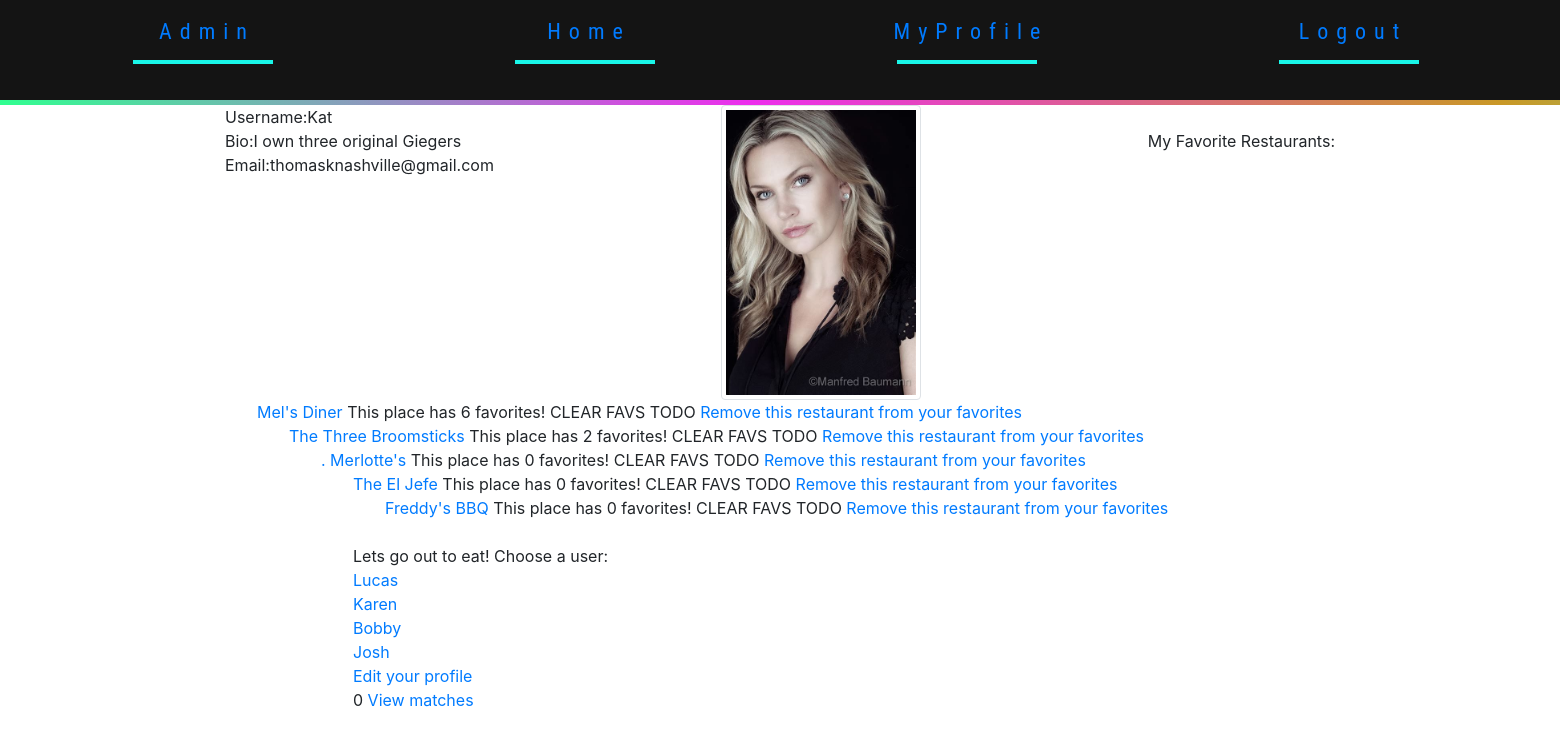
Screenshot of /user/1/ (signed in) with the database file from the repository.
### users/models.py (models this page shows, shortened)
class TFRUser(AbstractUser):
    email = models.EmailField(null=True, blank=True)
    picture = models.ImageField(
        upload_to="profile_img/", blank=True, null=True)
    bio = models.TextField(max_length=250, blank=True)
    favorites = models.ManyToManyField(
        Restaurant, symmetrical=False, related_name="my_favs", blank=True)

### restaurants/models.py (models this page shows, shortened)
class Restaurant(models.Model):
    name = models.TextField(max_length=200)
    location = models.TextField(max_length=200)
    pic_icon = models.ImageField(
        upload_to="rest_images/", height_field=None, width_field=None, max_length=None)
    sig_dish = models.TextField(max_length=200)
    num_favs = models.IntegerField(default=0)
    menu = models.ImageField(
        upload_to="rest_images/", blank=True, null=True
)

### users/views.py (the view)
# urls.py: path('user/<int:user_id>/', user_views.profile, name='profile'),
@login_required
def profile(request, user_id: int):
    user = TFRUser.objects.get(id=user_id)
    users=TFRUser.objects.all()
    restaurants = Restaurant.objects.all()
    new_notes = Notification.objects.filter(read=False, recipient=request.user)
    return render(request, 'profile.html', {'user':user, 'users':users, 'restaurants': restaurants, "new_notes": new_notes })

### templates/profile.html
{% extends 'base.html' %} {% block navbar %} {% include 'nav.html' %}{% endblock %} {% block content %}
<div class="container">
  <div class="d-flex justify-content-start flex-wrap white">
    Username:{{user.username}}
    <br />
    Bio:{{user.bio}}
    <br />
    Email:{{user.email}}
    <br />
    {% if user.picture %}
    <img class="img-thumbnail m-auto" width="200px" height="300px" src="{{user.picture.url}}" />
    {% endif %}
    <br />
    My Favorite Restaurants:{% for favs in user.favorites.all %}
    <ul>
      <a href="/restaurant/{{favs.id}}/">{{favs.name}}</a>
      This place has {{ favs.num_favs }} favorites! CLEAR FAVS TODO
      <a href="/restaurant/{{ favs.id }}/{{user.id}}/removefav/">Remove this restaurant from your favorites</a>
      {% endfor %}
    </ul>
    <br />
    Lets go out to eat! Choose a user: <br />{% for person in users %} {% if person != request.user %}
    <a href="/user/{{person.id}}/match/">{{person.username}}</a><br />
    {% endif%} {% endfor %}
    <a href="/user/{{user.id}}/edit/">Edit your profile</a>
    <br />
    {{new_notes.count}}
    <a href="/user/{{user.id}}/viewmatch/"> View matches</a>
  </div>
</div>
{% endblock %}

### static/styles.css (style rules this page uses)
html { background: rgb(255, 255, 255); }
a { text-decoration: none !important; }

### rows the page displays
TFRUser: username "Kat", bio "I own three original Giegers", email "thomasknashville@gmail.com", picture (picture)
Restaurant: name "Mel's Diner", num_favs "6"
Restaurant: name "The Three Broomsticks", num_favs "2"
Restaurant: name ". Merlotte's", num_favs "0"
Restaurant: name "The El Jefe", num_favs "0"
Restaurant: name "Freddy's BBQ", num_favs "0"
TFRUser: username "Lucas"
TFRUser: username "Karen"
TFRUser: username "Bobby"
TFRUser: username "Josh"

### other values shown
{{ new_notes.count }} "0"
